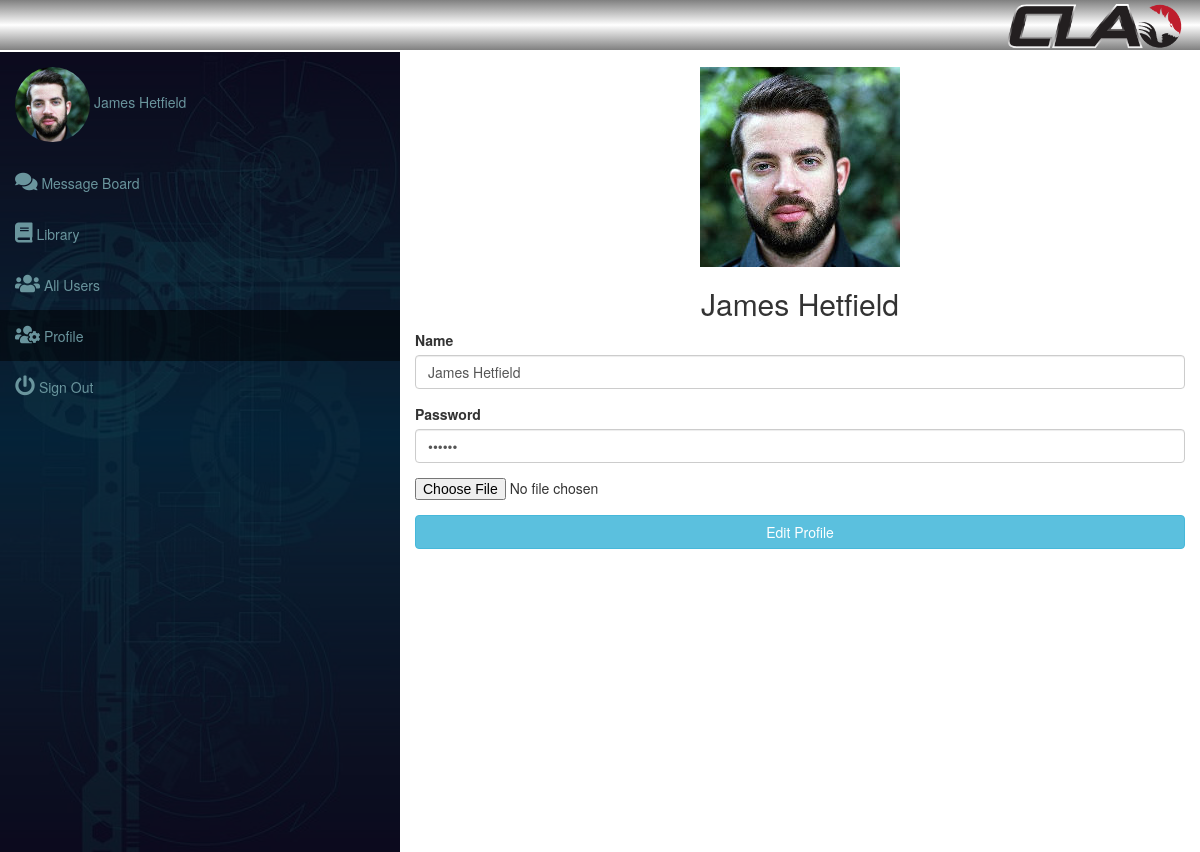
The page /profile.php (signed in) on the database its author committed.
### tables this page shows
CREATE TABLE `users` (
  `id` int(11) NOT NULL,
  `user_level` tinyint(1) NOT NULL DEFAULT '0',
  `name` varchar(100) NOT NULL,
  `user_name` varchar(100) NOT NULL,
  `password` varchar(255) NOT NULL,
  `photo` text NOT NULL
);

### profile.php (the view, shortened to what this page needs)
<?php
include "includes/db.php";
$user_name = $_SESSION['username'];
?>
<!DOCTYPE html>
<html lang="en">
<head>
	<link rel="stylesheet" media="screen" href="https://cdnjs.cloudflare.com/ajax/libs/twitter-bootstrap/3.3.5/css/bootstrap.min.css">
	<link rel="stylesheet" href="https://use.fontawesome.com/releases/v5.5.0/css/all.css">
	<link rel="stylesheet" href="css/style.css">
	<link rel="stylesheet" href="css/user_profile.css">
</head>
<body>
	<div class="container-fluid">
       <div class="row header">
          <div class="col-xs-12">
             <img src="images/cla.png" alt="">
          </div>
      </div>
        <div id="content" class="row">
<?php include "includes/dashboard_controls.php"; ?>
          <?php
           $get_user_info_query = "SELECT * FROM users WHERE user_name = '$user_name'";
            $result = mysqli_query($connection, $get_user_info_query);
            $row = mysqli_fetch_assoc($result);
            ?>
            <div id="user_profile" class="col-xs-8">
            <img src="images/<?php echo $row['photo']; ?>">
            <h2><?php echo $row['name']; ?></h2>
             <form action="" method="post" enctype="multipart/form-data">
                 <div class="form-group">
                     <label for="name">Name</label>
                     <input value="<?php echo $row['name']; ?>" name="name" type="text" class="form-control" required>
                 </div>
                 <div class="form-group">
                     <label for="user_password">Password</label>
                     <input value="<?php echo $row['password']; ?>" name="user_password" type="password" class="form-control" required>
                 </div>
                 <div class="form-group">
                     <input name="user_photo" type="file">
                 </div>
                 <div class="form-group">
                     <input name="edit_user_profile" class="btn btn-info btn-block" type="submit" value="Edit Profile">
                 </div>
             </form>
            </div>
        </div>
	</div>
</body>
</html>

### includes/dashboard_controls.php (shortened to what this page needs)
<?php
    $dashboard_user_name = $_SESSION['username'];
    $dashboard_query = "SELECT * FROM users WHERE user_name = '$dashboard_user_name'";
    $dashboard_result = mysqli_query($connection, $dashboard_query);
    $dashboard_row = mysqli_fetch_assoc($dashboard_result);
?>
<div id="user_dashboard" class="col-xs-4">
  <div id="dashboard_inner_wrapper">
  <ul>
      <li><img src="images/<?php echo $dashboard_row['photo']; ?>" alt=""> <?php echo $_SESSION['name']; ?></li>
      <a href="connect.php"><li id="connect_link"><i class="fas fa-comments"></i> Message Board</li></a>
      <a href="library.php"><li id="library_link"><i class="fas fa-book"></i> Library</li></a>
      <a href="all_users.php"><li id="all_users_link"><i class="fas fa-users"></i> All Users</li></a>
      <a href="profile.php"><li id="profile_link"><i class="fas fa-users-cog"></i> Profile</li></a>
      <a href="sign_out.php"><li><i class="fas fa-power-off"></i> Sign Out</li></a>
  </ul>
    </div>
</div>

### css/style.css (style rules this page uses)
.header { border-bottom: 2px solid #fff; margin-bottom: 0 px; background: linear-gradient(gray, white, gray); text-align: right; }
.header img { height: 50px; margin: 0 !important; padding: 0 !important; }
.container-fluid { height: 100%; }
body, html { padding: 0; margin: 0; height: 100%; }
body { background: #fff; }
i { font-size: 20px; }
#user_dashboard { padding: 0; background: url("../images/geometric-1732847_640.jpg"); background-size: cover; height: 100%; min-height: 700px; overflow: auto; }
#user_dashboard img { height: 75px; width: 75px; border-radius: 100%; }
#user_dashboard ul { height: 100% !important; background: rgba(0,0,0,.7); margin: 0; padding: 0; list-style-type: none; color: #6A959D; }
#user_dashboard li { padding-top: 15px; padding-bottom: 15px; padding-left: 15px; margin: 0 !important; }
#user_dashboard a { margin: 0; }
#user_dashboard a { color: #6A959D; text-decoration: none; }
#user_dashboard li { margin-bottom: 25px; }
#dashboard_inner_wrapper { overflow: auto; height: 100%; }
#content { height: 100%; }
input { margin-bottom: 15px; }

### css/user_profile.css (style rules this page uses)
#user_profile { padding-top: 15px; }
#user_profile img { height: 200px; display: block; margin: auto; }
#user_profile h2 { text-align: center; }

### rows shown on the page
users: photo (picture), name "James Hetfield"

### other values the page prints
$_SESSION['name'] "James Hetfield"
